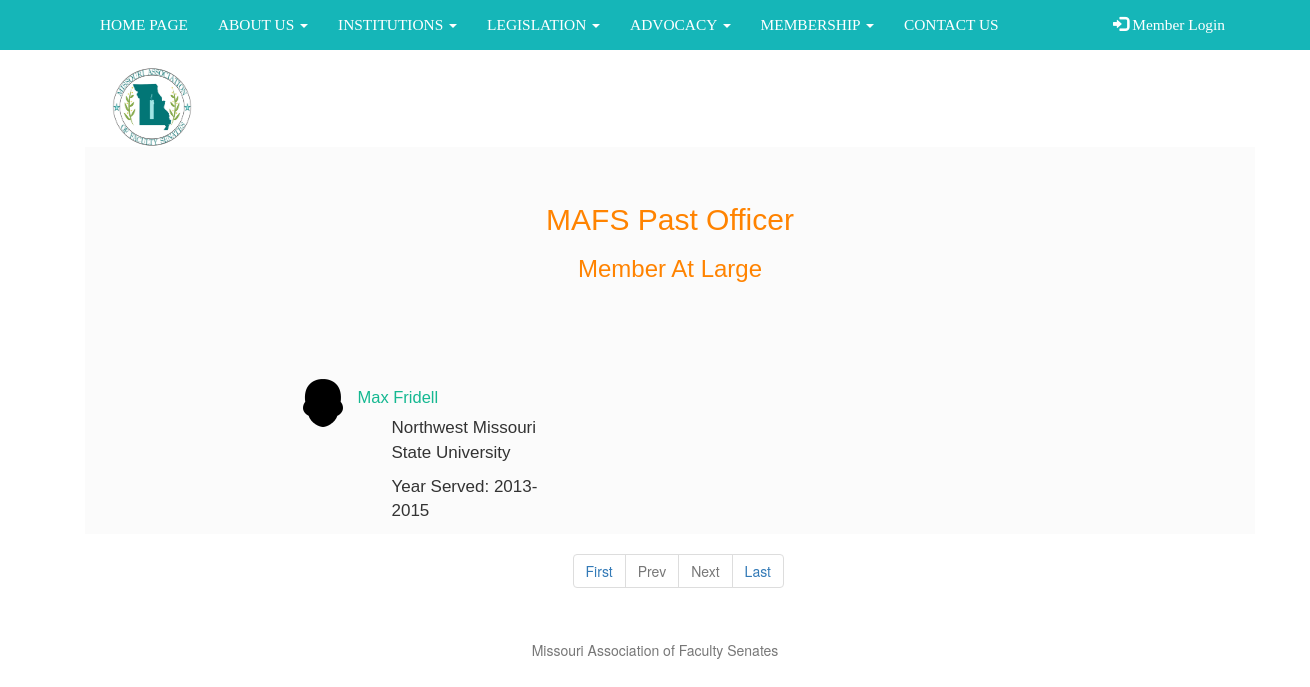
Page /views/pastMemberAtLarge.php on the committed database.
### tables this page shows
CREATE TABLE `pastemployee` (
  `ID` int(11) NOT NULL,
  `Name` text NOT NULL,
  `University` text NOT NULL,
  `Position` text NOT NULL,
  `Year` text NOT NULL
);

### views/pastMemberAtLarge.php (the view, shortened to what this page needs)
<?php
    include_once('admin/sql.php');
    if (isset($_GET['pageno'])) {
        $pageno = $_GET['pageno'];
    } else {
        $pageno = 1;
    }
    $no_of_records_per_page = 10;
    $offset = ($pageno-1) * $no_of_records_per_page;
    $total_pages_sql = "SELECT COUNT(*)FROM `pastemployee` WHERE `Position` ='Member At Large'";
    $result = mysqli_query($con,$total_pages_sql);
    $total_rows = mysqli_fetch_array($result)[0];
    $total_pages = ceil($total_rows / $no_of_records_per_page);
    $queryPast ="SELECT * FROM `pastemployee` WHERE `Position` ='Member At Large' ORDER BY `ID` DESC LIMIT $offset, $no_of_records_per_page";
    $resultPast = mysqli_query($con,$queryPast);
?>
    <div class="container">
        <div class="container content">
            <div class="ff8300 officer"><h2>MAFS Past Officer</h2> <h3>Member At Large</h3></div>
                <?php
                    $x = 0;
                    $pastEmployee = [];
                While ($row = mysqli_fetch_array($resultPast)){
                    $pastEmployee[$x]['Position'] = $row['Position'];
                    $pastEmployee[$x]['Name'] = $row['Name'];
                    $pastEmployee[$x]['University'] = $row['University'];
                    $pastEmployee[$x]['Year'] = $row['Year'];
                    $x++;
                };
        for ($i = 0 ; $i < count($pastEmployee); $i++) {?>
            <div class="row mediaBody">
                <div class="col-md-1"></div>
                <div class="col-md-3" style="padding-top:1em;">
                    <div class="media">
                        <div class="media-left">
                            <a href="#">
                                <img class="media-object" src="../public/images/user.png" alt="user">
                            </a>
                        </div>
                        <div class="media-body">
                            <div class="media">
                                        <div class="media-heading">
                                                <h5 class="b891" style="font-size:16.5px;"><?php echo($pastEmployee[$i]['Name']);?></h5>
                                                <p class="memberText"><?php echo($pastEmployee[$i]['University']);?></p>
                                                <p class="memberText">Year Served: <?php echo($pastEmployee[$i]['Year']);?></p>
                                    </div>
                            </div>
                        </div>
                    </div>
                    </div>
                    <?php
                     $i++;
                    if ($i >= count($pastEmployee)){
                        break;
                    }
                    ?>
                <?php }?>
                    </div>
                </div>
        <div class="row">
            <div class= "col-md-5"></div>
            <div class="col-md-6">
                <ul class="pagination">
                    <li><a href="?pageno=1">First</a></li>
                    <li class="<?php if($pageno <= 1){ echo 'disabled'; } ?>">
                    <a href="<?php if($pageno <= 1){ echo '#'; } else { echo "?pageno=".($pageno - 1); } ?>">Prev</a>
                    </li>
                    <li class="<?php if($pageno >= $total_pages){ echo 'disabled'; } ?>">
                    <a href="<?php if($pageno >= $total_pages){ echo '#'; } else { echo "?pageno=".($pageno + 1); } ?>">Next</a>
                    </li>
                    <li><a href="?pageno=<?php echo $total_pages; ?>">Last</a></li>
                </ul>
            </div>
        </div>
    </div>
      <footer style="margin-top:2em; text-align:center" class="footer">
                <div class="container">
                    <span class="text-muted">Missouri Association of Faculty Senates</span>
                </div>
     </footer>
    </body>
</html>

### public/css/menu.css (style rules this page uses)
.navbar { margin-bottom: -0.2em; border-radius: 0; font-size: 1.1em; background-color: #15b6b8; border-style: none; font-family: Georgia, serif; }
.nav-container { padding-left: 0; padding-right: 0; }
.navbar-inverse .navbar-nav>li>a { color: white; }
div.officer { text-align: center; font-size: 36px; padding-top: 1em; padding-bottom: 2em; }
.content { font-family: "Source Sans Pro",Helvetica,sans-serif; background-color: #f8f8f880; }
.ff8300 { color: #ff8300; font-size: 24px; }
.mediaBody { position: relative; visibility: visible; left: 100px; }
.memberText { padding-left: 2em; font-size:17px; }
.b891 { color: #15b891; size:35px; }
* { box-sizing: border-box; }
.dropdown { position: relative; display: inline-block; }

### rows in the picture
pastemployee: Name "Max Fridell", University "Northwest Missouri State University", Year "2013-2015"
